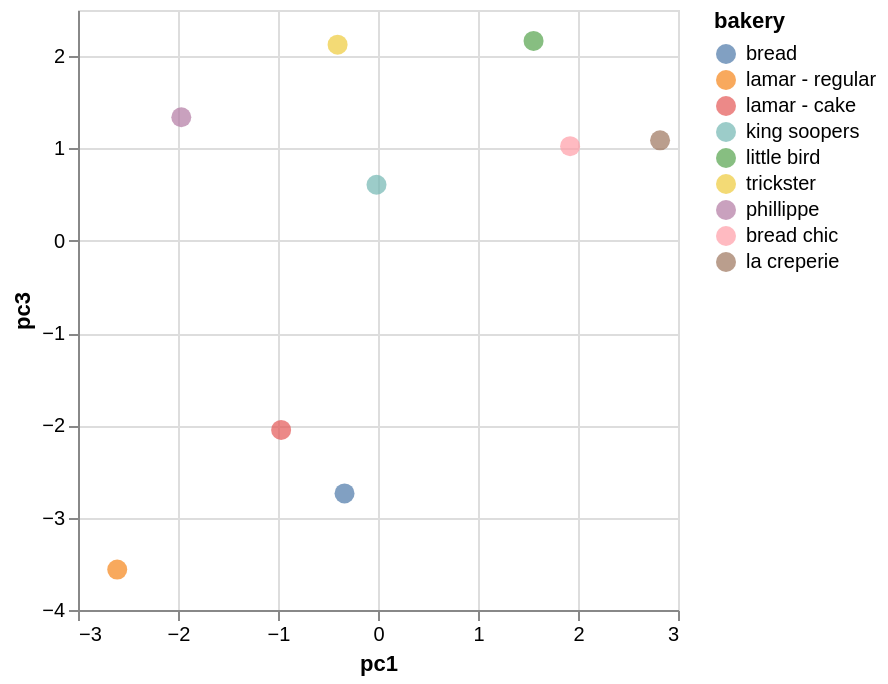

The code cell stored with this chart in its notebook:
### Code cell
alt.Chart(proj_df).mark_point(filled=True, size=100).encode(
    x='pc1', y='pc3',
    color=alt.Color('bakery', sort=plot_order),
    tooltip=['bakery']
)

### Figure 1 — Vega-Lite specification as saved in the notebook (floating-point values rounded to 4 significant figures)
{"config": {"view": {"continuousWidth": 300, "continuousHeight": 300}}, "data": {"name": "data-434b613cc4f5eef45f4e890d19541d80"}, "mark": {"type": "point", "filled": true, "size": 100}, "encoding": {"color": {"field": "bakery", "sort": ["bread", "lamar - regular", "lamar - cake", "king soopers", "little bird", "trickster", "phillippe", "bread chic", "la creperie"], "type": "nominal"}, "tooltip": [{"field": "bakery", "type": "nominal"}], "x": {"field": "pc1", "type": "quantitative"}, "y": {"field": "pc3", "type": "quantitative"}}, "$schema": "https://vega.github.io/schema/vega-lite/v6.4.1.json", "datasets": {"data-434b613cc4f5eef45f4e890d19541d80": [{"pc1": -0.3347, "pc2": 4.646, "pc3": -2.737, "bakery": "bread"}, {"pc1": 1.921, "pc2": 0.06371, "pc3": 1.025, "bakery": "bread chic"}, {"pc1": -0.01495, "pc2": -0.7932, "pc3": 0.6069, "bakery": "king soopers"}, {"pc1": 2.821, "pc2": 0.2916, "pc3": 1.088, "bakery": "la creperie"}, {"pc1": -0.9685, "pc2": -1.409, "pc3": -2.049, "bakery": "lamar - cake"}, {"pc1": -2.608, "pc2": -2.414, "pc3": -3.562, "bakery": "lamar - regular"}, {"pc1": 1.555, "pc2": -0.4852, "pc3": 2.165, "bakery": "little bird"}, {"pc1": -1.967, "pc2": -0.6267, "pc3": 1.338, "bakery": "phillippe"}, {"pc1": -0.4041, "pc2": 0.7275, "pc3": 2.125, "bakery": "trickster"}]}}
